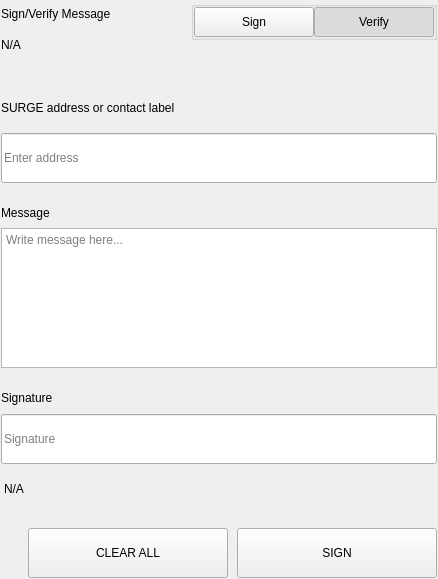
<?xml version="1.0" encoding="UTF-8"?>
<ui version="4.0">
 <class>SettingsSignMessageWidgets</class>
 <widget class="QWidget" name="SettingsSignMessageWidgets">
  <property name="geometry">
   <rect>
    <x>0</x>
    <y>0</y>
    <width>438</width>
    <height>579</height>
   </rect>
  </property>
  <property name="windowTitle">
   <string notr="true">N/A</string>
  </property>
  <layout class="QVBoxLayout" name="verticalLayout">
   <property name="spacing">
    <number>0</number>
   </property>
   <property name="leftMargin">
    <number>0</number>
   </property>
   <property name="topMargin">
    <number>0</number>
   </property>
   <property name="rightMargin">
    <number>0</number>
   </property>
   <property name="bottomMargin">
    <number>0</number>
   </property>
   <item>
    <widget class="QWidget" name="left" native="true">
     <layout class="QVBoxLayout" name="verticalLayout_3">
      <property name="leftMargin">
       <number>0</number>
      </property>
      <property name="topMargin">
       <number>0</number>
      </property>
      <property name="rightMargin">
       <number>0</number>
      </property>
      <property name="bottomMargin">
       <number>0</number>
      </property>
      <item>
       <widget class="QWidget" name="container_sign" native="true">
        <layout class="QVBoxLayout" name="verticalLayout_2">
         <property name="spacing">
          <number>0</number>
         </property>
         <property name="leftMargin">
          <number>1</number>
         </property>
         <property name="topMargin">
          <number>1</number>
         </property>
         <property name="rightMargin">
          <number>1</number>
         </property>
         <property name="bottomMargin">
          <number>1</number>
         </property>
         <item>
          <layout class="QHBoxLayout" name="horizontalLayout_3" stretch="3,1">
           <property name="spacing">
            <number>40</number>
           </property>
           <item>
            <layout class="QVBoxLayout" name="verticalLayoutTitle">
             <property name="spacing">
              <number>5</number>
             </property>
             <item>
              <widget class="QLabel" name="labelTitle">
               <property name="text">
                <string>Sign/Verify Message</string>
               </property>
              </widget>
             </item>
             <item>
              <widget class="QLabel" name="labelSubtitle1">
               <property name="text">
                <string notr="true">N/A</string>
               </property>
               <property name="wordWrap">
                <bool>true</bool>
               </property>
              </widget>
             </item>
            </layout>
           </item>
           <item alignment="Qt::AlignRight|Qt::AlignTop">
            <widget class="QWidget" name="containerSwitch" native="true">
             <property name="styleSheet">
              <string notr="true">#containerSwitch{
	padding-top:9px;
}</string>
             </property>
             <layout class="QVBoxLayout" name="verticalLayout_6">
              <property name="spacing">
               <number>4</number>
              </property>
              <property name="leftMargin">
               <number>0</number>
              </property>
              <property name="topMargin">
               <number>0</number>
              </property>
              <property name="rightMargin">
               <number>0</number>
              </property>
              <property name="bottomMargin">
               <number>0</number>
              </property>
              <item alignment="Qt::AlignRight">
               <widget class="QGroupBox" name="groupBox">
                <property name="sizePolicy">
                 <sizepolicy hsizetype="Fixed" vsizetype="Preferred">
                  <horstretch>0</horstretch>
                  <verstretch>0</verstretch>
                 </sizepolicy>
                </property>
                <property name="title">
                 <string/>
                </property>
                <property name="alignment">
                 <set>Qt::AlignRight|Qt::AlignTop|Qt::AlignTrailing</set>
                </property>
                <layout class="QHBoxLayout" name="horizontalLayout_4">
                 <property name="spacing">
                  <number>0</number>
                 </property>
                 <property name="leftMargin">
                  <number>0</number>
                 </property>
                 <property name="topMargin">
                  <number>0</number>
                 </property>
                 <property name="rightMargin">
                  <number>0</number>
                 </property>
                 <property name="bottomMargin">
                  <number>0</number>
                 </property>
                 <item>
                  <widget class="QPushButton" name="pushSign">
                   <property name="minimumSize">
                    <size>
                     <width>120</width>
                     <height>30</height>
                    </size>
                   </property>
                   <property name="maximumSize">
                    <size>
                     <width>120</width>
                     <height>30</height>
                    </size>
                   </property>
                   <property name="focusPolicy">
                    <enum>Qt::NoFocus</enum>
                   </property>
                   <property name="text">
                    <string>Sign</string>
                   </property>
                   <property name="checkable">
                    <bool>true</bool>
                   </property>
                   <property name="autoExclusive">
                    <bool>true</bool>
                   </property>
                  </widget>
                 </item>
                 <item>
                  <widget class="QPushButton" name="pushVerify">
                   <property name="minimumSize">
                    <size>
                     <width>120</width>
                     <height>30</height>
                    </size>
                   </property>
                   <property name="maximumSize">
                    <size>
                     <width>120</width>
                     <height>30</height>
                    </size>
                   </property>
                   <property name="focusPolicy">
                    <enum>Qt::NoFocus</enum>
                   </property>
                   <property name="text">
                    <string>Verify</string>
                   </property>
                   <property name="checkable">
                    <bool>true</bool>
                   </property>
                   <property name="checked">
                    <bool>true</bool>
                   </property>
                   <property name="autoExclusive">
                    <bool>true</bool>
                   </property>
                  </widget>
                 </item>
                </layout>
               </widget>
              </item>
              <item alignment="Qt::AlignHCenter|Qt::AlignTop">
               <widget class="QLabel" name="labelSubtitleSwitch">
                <property name="text">
                 <string/>
                </property>
                <property name="alignment">
                 <set>Qt::AlignRight|Qt::AlignTrailing|Qt::AlignVCenter</set>
                </property>
               </widget>
              </item>
             </layout>
            </widget>
           </item>
          </layout>
         </item>
         <item>
          <spacer name="verticalSpacer_2">
           <property name="orientation">
            <enum>Qt::Vertical</enum>
           </property>
           <property name="sizeType">
            <enum>QSizePolicy::Fixed</enum>
           </property>
           <property name="sizeHint" stdset="0">
            <size>
             <width>20</width>
             <height>40</height>
            </size>
           </property>
          </spacer>
         </item>
         <item>
          <widget class="QWidget" name="containerAddress" native="true">
           <property name="sizePolicy">
            <sizepolicy hsizetype="Preferred" vsizetype="Fixed">
             <horstretch>0</horstretch>
             <verstretch>0</verstretch>
            </sizepolicy>
           </property>
           <layout class="QVBoxLayout" name="verticalLayout_5" stretch="0,0">
            <property name="spacing">
             <number>15</number>
            </property>
            <property name="leftMargin">
             <number>0</number>
            </property>
            <property name="topMargin">
             <number>0</number>
            </property>
            <property name="rightMargin">
             <number>0</number>
            </property>
            <property name="bottomMargin">
             <number>0</number>
            </property>
            <item>
             <widget class="QLabel" name="labelSubtitleAddress">
              <property name="minimumSize">
               <size>
                <width>0</width>
                <height>20</height>
               </size>
              </property>
              <property name="maximumSize">
               <size>
                <width>16777215</width>
                <height>20</height>
               </size>
              </property>
              <property name="text">
               <string>SURGE address or contact label</string>
              </property>
             </widget>
            </item>
            <item>
             <widget class="QLineEdit" name="addressIn_SM">
              <property name="minimumSize">
               <size>
                <width>0</width>
                <height>50</height>
               </size>
              </property>
              <property name="maximumSize">
               <size>
                <width>16777215</width>
                <height>50</height>
               </size>
              </property>
              <property name="placeholderText">
               <string>Enter address</string>
              </property>
             </widget>
            </item>
           </layout>
          </widget>
         </item>
         <item>
          <spacer name="verticalSpacer_3">
           <property name="orientation">
            <enum>Qt::Vertical</enum>
           </property>
           <property name="sizeType">
            <enum>QSizePolicy::Fixed</enum>
           </property>
           <property name="sizeHint" stdset="0">
            <size>
             <width>20</width>
             <height>20</height>
            </size>
           </property>
          </spacer>
         </item>
         <item>
          <layout class="QVBoxLayout" name="verticalLayout_9">
           <property name="spacing">
            <number>5</number>
           </property>
           <item>
            <widget class="QLabel" name="labelSubtitleMessage">
             <property name="minimumSize">
              <size>
               <width>0</width>
               <height>20</height>
              </size>
             </property>
             <property name="maximumSize">
              <size>
               <width>16777215</width>
               <height>20</height>
              </size>
             </property>
             <property name="text">
              <string>Message</string>
             </property>
            </widget>
           </item>
           <item>
            <widget class="QPlainTextEdit" name="messageIn_SM">
             <property name="minimumSize">
              <size>
               <width>0</width>
               <height>140</height>
              </size>
             </property>
             <property name="maximumSize">
              <size>
               <width>16777215</width>
               <height>140</height>
              </size>
             </property>
             <property name="placeholderText">
              <string>Write message here...</string>
             </property>
            </widget>
           </item>
          </layout>
         </item>
         <item>
          <spacer name="verticalSpacer_4">
           <property name="orientation">
            <enum>Qt::Vertical</enum>
           </property>
           <property name="sizeType">
            <enum>QSizePolicy::Fixed</enum>
           </property>
           <property name="sizeHint" stdset="0">
            <size>
             <width>20</width>
             <height>20</height>
            </size>
           </property>
          </spacer>
         </item>
         <item>
          <widget class="QWidget" name="widget" native="true">
           <property name="minimumSize">
            <size>
             <width>0</width>
             <height>75</height>
            </size>
           </property>
           <property name="maximumSize">
            <size>
             <width>16777215</width>
             <height>16777215</height>
            </size>
           </property>
           <layout class="QVBoxLayout" name="verticalLayout_4">
            <property name="leftMargin">
             <number>0</number>
            </property>
            <property name="topMargin">
             <number>0</number>
            </property>
            <property name="rightMargin">
             <number>0</number>
            </property>
            <property name="bottomMargin">
             <number>0</number>
            </property>
            <item>
             <widget class="QLabel" name="labelSubtitleSignature">
              <property name="minimumSize">
               <size>
                <width>0</width>
                <height>20</height>
               </size>
              </property>
              <property name="maximumSize">
               <size>
                <width>16777215</width>
                <height>20</height>
               </size>
              </property>
              <property name="text">
               <string>Signature</string>
              </property>
             </widget>
            </item>
            <item>
             <widget class="QLineEdit" name="signatureOut_SM">
              <property name="minimumSize">
               <size>
                <width>0</width>
                <height>50</height>
               </size>
              </property>
              <property name="placeholderText">
               <string>Signature</string>
              </property>
             </widget>
            </item>
           </layout>
          </widget>
         </item>
         <item>
          <widget class="QLabel" name="statusLabel_SM">
           <property name="styleSheet">
            <string notr="true">padding-top:5px;</string>
           </property>
           <property name="text">
            <string notr="true">N/A</string>
           </property>
          </widget>
         </item>
         <item>
          <spacer name="verticalSpacer">
           <property name="orientation">
            <enum>Qt::Vertical</enum>
           </property>
           <property name="sizeType">
            <enum>QSizePolicy::Fixed</enum>
           </property>
           <property name="sizeHint" stdset="0">
            <size>
             <width>20</width>
             <height>20</height>
            </size>
           </property>
          </spacer>
         </item>
         <item>
          <layout class="QHBoxLayout" name="horizontalLayout_7">
           <property name="spacing">
            <number>9</number>
           </property>
           <item>
            <spacer name="horizontalSpacer_5">
             <property name="orientation">
              <enum>Qt::Horizontal</enum>
             </property>
             <property name="sizeType">
              <enum>QSizePolicy::Expanding</enum>
             </property>
             <property name="sizeHint" stdset="0">
              <size>
               <width>40</width>
               <height>20</height>
              </size>
             </property>
            </spacer>
           </item>
           <item>
            <widget class="QPushButton" name="pushButtonClear">
             <property name="minimumSize">
              <size>
               <width>200</width>
               <height>50</height>
              </size>
             </property>
             <property name="focusPolicy">
              <enum>Qt::NoFocus</enum>
             </property>
             <property name="text">
              <string>CLEAR ALL</string>
             </property>
            </widget>
           </item>
           <item>
            <widget class="QPushButton" name="pushButtonSave">
             <property name="minimumSize">
              <size>
               <width>200</width>
               <height>50</height>
              </size>
             </property>
             <property name="maximumSize">
              <size>
               <width>200</width>
               <height>50</height>
              </size>
             </property>
             <property name="focusPolicy">
              <enum>Qt::NoFocus</enum>
             </property>
             <property name="text">
              <string>SIGN</string>
             </property>
            </widget>
           </item>
          </layout>
         </item>
        </layout>
       </widget>
      </item>
     </layout>
    </widget>
   </item>
  </layout>
 </widget>
 <resources/>
 <connections/>
</ui>
